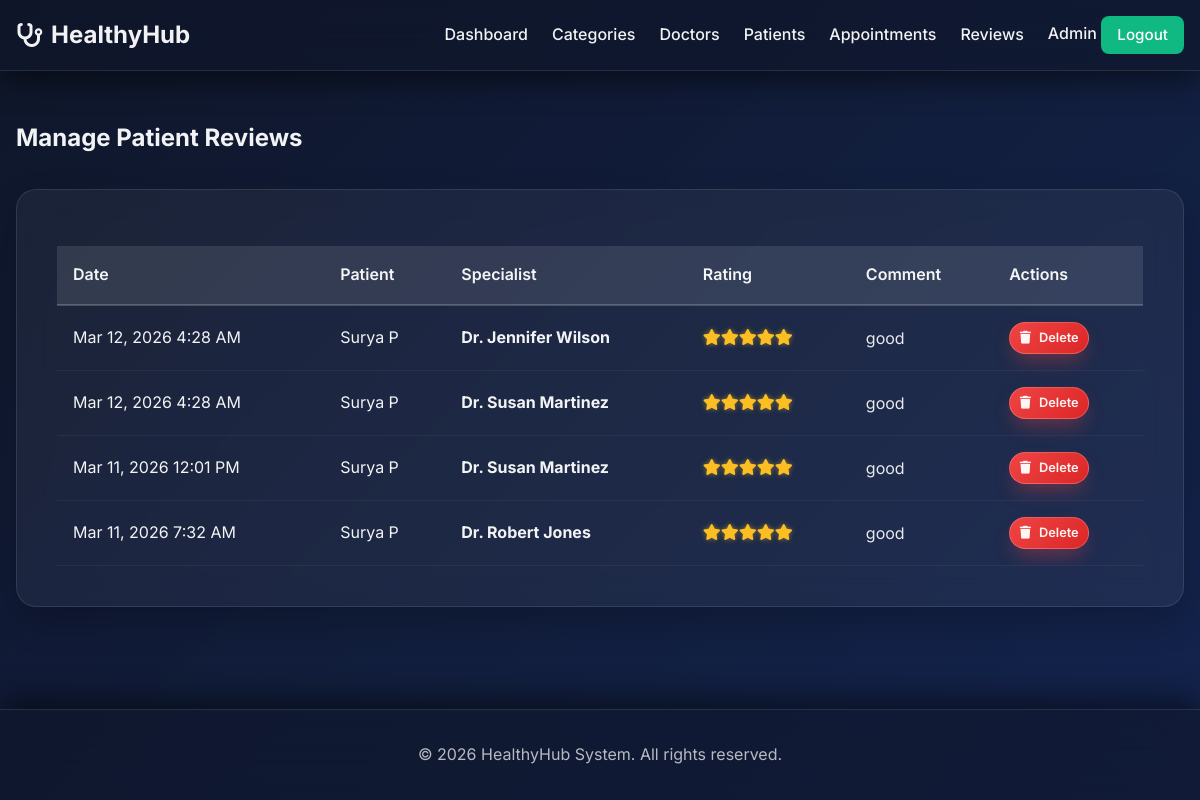
Screenshot of /admin/manage-reviews.php (signed in) with the database file from the repository.
### tables this page shows
CREATE TABLE `reviews` (
  `id` int NOT NULL AUTO_INCREMENT,
  `appointment_id` int NOT NULL,
  `user_id` int NOT NULL,
  `doctor_id` int NOT NULL,
  `rating` int NOT NULL,
  `comment` text,
  `created_at` timestamp NOT NULL DEFAULT CURRENT_TIMESTAMP,
  PRIMARY KEY (`id`),
  KEY `appointment_id` (`appointment_id`),
  KEY `user_id` (`user_id`),
  KEY `doctor_id` (`doctor_id`),
  CONSTRAINT `reviews_ibfk_1` FOREIGN KEY (`appointment_id`) REFERENCES `appointments` (`id`) ON DELETE CASCADE,
  CONSTRAINT `reviews_ibfk_2` FOREIGN KEY (`user_id`) REFERENCES `users` (`id`) ON DELETE CASCADE,
  CONSTRAINT `reviews_ibfk_3` FOREIGN KEY (`doctor_id`) REFERENCES `doctors` (`id`) ON DELETE CASCADE
);

CREATE TABLE `users` (
  `id` int NOT NULL AUTO_INCREMENT,
  `name` varchar(100) NOT NULL,
  `email` varchar(100) NOT NULL,
  `phone` varchar(20) DEFAULT NULL,
  `address` text,
  `password` varchar(255) NOT NULL,
  `created_at` timestamp NOT NULL DEFAULT CURRENT_TIMESTAMP,
  PRIMARY KEY (`id`),
  UNIQUE KEY `email` (`email`)
);

CREATE TABLE `doctors` (
  `id` int NOT NULL AUTO_INCREMENT,
  `category_id` int NOT NULL,
  `name` varchar(100) NOT NULL,
  `email` varchar(100) NOT NULL,
  `password` varchar(255) DEFAULT NULL,
  `phone` varchar(20) NOT NULL,
  `photo` varchar(255) DEFAULT NULL,
  `details` text,
  `rating` decimal(3,1) NOT NULL DEFAULT '0.0',
  `is_available` tinyint(1) NOT NULL DEFAULT '1',
  `location` varchar(255) DEFAULT 'Main Clinic',
  `fees` decimal(10,2) DEFAULT '500.00',
  PRIMARY KEY (`id`),
  KEY `category_id` (`category_id`),
  CONSTRAINT `doctors_ibfk_1` FOREIGN KEY (`category_id`) REFERENCES `categories` (`id`) ON DELETE CASCADE
);

### admin/manage-reviews.php (the view, shortened to what this page needs)
<?php
require_once '../includes/db.php';
$stmt = $pdo->query("
    SELECT r.id, r.rating, r.comment, r.created_at,
           u.name as patient_name,
           d.name as doctor_name
    FROM reviews r
    JOIN users u ON r.user_id = u.id
    JOIN doctors d ON r.doctor_id = d.id
    ORDER BY r.created_at DESC
");
$reviews = $stmt->fetchAll();
include '../includes/header.php';
?>
<div class="fade-in-up" style="display: flex; justify-content: space-between; align-items: center; margin-bottom: 2rem;">
    <h2 style="color: white; margin: 0;">Manage Patient Reviews</h2>
</div>
<div class="global-glass-container fade-in-up delay-100">
    <div class="table-responsive">
        <table>
            <thead>
                <tr>
                    <th>Date</th>
                    <th>Patient</th>
                    <th>Specialist</th>
                    <th>Rating</th>
                    <th>Comment</th>
                    <th>Actions</th>
                </tr>
            </thead>
            <tbody>
                <?php if(count($reviews) > 0): ?>
                    <?php foreach ($reviews as $rev): ?>
                        <tr>
                            <td><?php echo date('M j, Y g:i A', strtotime($rev['created_at'])); ?></td>
                            <td><?php echo htmlspecialchars($rev['patient_name']); ?></td>
                            <td><strong><?php echo htmlspecialchars($rev['doctor_name']); ?></strong></td>
                            <td class="text-warning" style="text-shadow: 0 0 5px rgba(251, 191, 36, 0.5);">
                                <?php
                                for($i=1; $i<=5; $i++) {
                                    echo ($i <= $rev['rating']) ? '<i class="fa-solid fa-star"></i>' : '<i class="fa-regular fa-star"></i>';
                                }
                                ?>
                            </td>
                            <td>
                                <div style="max-width: 300px; white-space: normal; line-height: 1.4; color: rgba(255,255,255,0.9);">
                                    <?php echo htmlspecialchars($rev['comment']); ?>
                                </div>
                            </td>
                            <td>
                                <a href="manage-reviews.php?delete=<?php echo $rev['id']; ?>"
                                   class="glass-btn glass-btn-danger" style="padding: 0.3rem 0.6rem; font-size: 0.8rem; height: auto;"
                                   onclick="event.preventDefault(); const url = this.href; confirmAction('Delete Review', 'Are you sure you want to delete this patient review? This action cannot be undone.', 'Yes, Delete', () => window.location.href=url);">
                                   <i class="fa-solid fa-trash"></i> Delete
                                </a>
                            </td>
                        </tr>
                    <?php endforeach; ?>
                <?php else: ?>
                    <tr><td colspan="6" class="text-center" style="padding: 2rem; color: rgba(255,255,255,0.7);">No reviews have been submitted yet.</td></tr>
                <?php endif; ?>
            </tbody>
        </table>
    </div>
</div>
<?php include '../includes/footer.php'; ?>

### css/style.css (style rules this page uses)
:root { --primary: #4F46E5; --primary-hover: #4338CA; --secondary: #10B981; --secondary-hover: #059669; --danger: #EF4444; --danger-hover: #DC2626; --dark: #111827; --light: #F9FAFB; --gray: #6B7280; --gray-light: #E5E7EB; --font-main: 'Inter', sans-serif; --radius-md: 8px; --radius-lg: 12px; --shadow-sm: 0 1px 2px 0 rgba(0, 0, 0, 0.05); --shadow-md: 0 4px 6px -1px rgba(0, 0, 0, 0.1), 0 2px 4px -1px rgba(0, 0, 0, 0.06); --shadow-lg: 0 10px 15px -3px rgba(0, 0, 0, 0.1), 0 4px 6px -2px rgba(0, 0, 0, 0.05); --transition: all 0.3s ease; }
* { margin: 0; padding: 0; box-sizing: border-box; }
body { font-family: var(--font-main); background-color: var(--light); color: var(--dark); line-height: 1.6; display: flex; flex-direction: column; min-height: 100vh; overflow-x: hidden; }
a { text-decoration: none; color: var(--primary); transition: var(--transition); }
.table-responsive { overflow-x: auto; }
table { width: 100%; border-collapse: collapse; margin-top: 1rem; background: white; border-radius: var(--radius-md); overflow: hidden; box-shadow: var(--shadow-sm); }
thead { background-color: var(--gray-light); }
th, td { padding: 1rem; text-align: left; border-bottom: 1px solid var(--gray-light); }
th { font-weight: 600; color: var(--dark); }
.fade-in-up { opacity: 0; transform: translateY(40px); transition: opacity 0.8s ease-out, transform 0.8s ease-out; }
.fade-in-up.visible { opacity: 1; transform: translateY(0); }
.delay-100 { transition-delay: 100ms; }
body.global-glass-body { background: url('https://images.unsplash.com/photo-1551076805-e1869033e561?ixlib=rb-4.0.3&auto=format&fit=crop&w=1920&q=80') no-repeat center center fixed; background-size: cover; background-color: #0f172a; position: relative; color: white; }
body.global-glass-body::before { content: ''; position: fixed; top: 0; left: 0; right: 0; bottom: 0; background: linear-gradient(-45deg, rgba(15, 23, 42, 0.85), rgba(30, 58, 138, 0.75), rgba(15, 23, 42, 0.85)); background-size: 400% 400%; animation: gradientBG 15s ease infinite; z-index: -1; }
body.global-glass-body h1, body.global-glass-body h2, body.global-glass-body h3, body.global-glass-body p, body.global-glass-body span:not(.review-stars):not(.badge), body.global-glass-body label, body.global-glass-body th, body.global-glass-body td:not(.text-warning), body.global-glass-body a:not(.btn) { color: rgba(255, 255, 255, 0.95) !important; }
body.global-glass-body td.text-warning, body.global-glass-body .text-warning { color: #fbbf24 !important; }
.global-glass-container { background: rgba(255, 255, 255, 0.05); backdrop-filter: blur(15px); -webkit-backdrop-filter: blur(15px); border: 1px solid rgba(255, 255, 255, 0.1); border-radius: 20px; padding: 2.5rem; width: 100%; box-shadow: 0 15px 35px rgba(0, 0, 0, 0.2); margin-bottom: 2rem; transition: transform 0.3s ease, box-shadow 0.3s ease; }
body.global-glass-body table { background: transparent !important; box-shadow: none !important; border-radius: 0; }
body.global-glass-body thead { background: transparent !important; }
body.global-glass-body th { background: rgba(255, 255, 255, 0.1) !important; border-bottom: 2px solid rgba(255, 255, 255, 0.2) !important; }
body.global-glass-body td { border-bottom: 1px solid rgba(255, 255, 255, 0.05) !important; }
.glass-btn { background: linear-gradient(135deg, var(--primary) 0%, rgba(79, 70, 229, 0.8) 100%); color: white !important; border: 1px solid rgba(255, 255, 255, 0.2); border-radius: 50px; padding: 0.8rem 2rem; font-weight: 600; cursor: pointer; transition: all 0.3s ease; box-shadow: 0 10px 20px -5px rgba(79, 70, 229, 0.4); display: inline-flex; align-items: center; justify-content: center; gap: 0.5rem; }
.glass-btn-danger { background: linear-gradient(135deg, var(--danger) 0%, #dc2626 100%); box-shadow: 0 10px 20px -5px rgba(239, 68, 68, 0.4); }

### rows the page displays
reviews: created_at "Mar 12, 2026 4:28 AM", user.name "Surya P", doctor.name "Dr. Jennifer Wilson", rating 5 (drawn), comment "good"
reviews: created_at "Mar 12, 2026 4:28 AM", user.name "Surya P", doctor.name "Dr. Susan Martinez", rating 5 (drawn), comment "good"
reviews: created_at "Mar 11, 2026 12:01 PM", user.name "Surya P", doctor.name "Dr. Susan Martinez", rating 5 (drawn), comment "good"
reviews: created_at "Mar 11, 2026 7:32 AM", user.name "Surya P", doctor.name "Dr. Robert Jones", rating 5 (drawn), comment "good"
